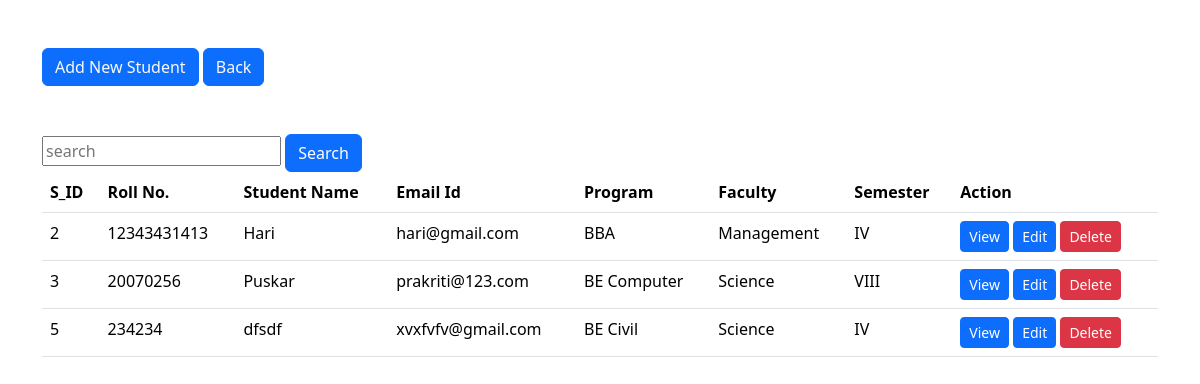
/student.php, run on the app's committed database.
### tables this page shows
CREATE TABLE `student_tbl` (
  `s_id` int(20) NOT NULL,
  `s_name` varchar(50) NOT NULL,
  `roll` bigint(50) NOT NULL,
  `email` varchar(50) NOT NULL,
  `contact` bigint(50) NOT NULL,
  `dob` date NOT NULL,
  `gender` varchar(20) NOT NULL,
  `faculty` int(50) NOT NULL,
  `program` int(11) NOT NULL,
  `semester` int(20) NOT NULL,
  `p_address` varchar(50) NOT NULL,
  `t_address` varchar(50) NOT NULL,
  `f_name` varchar(50) NOT NULL,
  `m_name` varchar(50) NOT NULL,
  `f_contact` varchar(50) NOT NULL,
  `l_name` varchar(50) NOT NULL,
  `l_relation` varchar(50) NOT NULL,
  `l_contact` varchar(20) NOT NULL,
  `sc_name` varchar(100) NOT NULL,
  `board` varchar(50) NOT NULL,
  `p_year` varchar(20) NOT NULL,
  `cgpa` int(20) NOT NULL,
  `m_subject` varchar(50) NOT NULL,
  `flag` int(20) NOT NULL
);

CREATE TABLE `program_tbl` (
  `p_id` int(20) NOT NULL,
  `p_code` varchar(50) NOT NULL,
  `p_title` varchar(100) NOT NULL,
  `flag` int(20) NOT NULL
);

CREATE TABLE `faculty_tbl` (
  `f_id` int(20) NOT NULL,
  `f_code` varchar(50) NOT NULL,
  `f_title` varchar(50) NOT NULL,
  `flag` int(20) NOT NULL
);

CREATE TABLE `sem_tbl` (
  `s_id` int(20) NOT NULL,
  `sem` varchar(50) NOT NULL,
  `flag` int(20) NOT NULL
);

### student.php (the view, shortened to what this page needs)
<?php
@include 'db.php';
if(isset($_GET['search'])){
      $search = $_GET['search'];
      $sql = "SELECT * FROM `student_tbl` where s_name like '%".$search."%' OR roll like '%".$search."%' OR email like '%".$search."%'";
}else{
      $sql = "SELECT * FROM `student_tbl`";
}
?>
<!DOCTYPE html>
<html>
<head>
   <link rel="stylesheet" href="https://cdn.jsdelivr.net/npm/bootstrap@5.3.2/dist/css/bootstrap.min.css"/>
</head>
<body>
<div class="container">
      <button class="btn btn-primary my-5">
            <a href="addstudent.php" class="text-light" style="text-decoration: none;">Add New Student</a>
      </button>
      <button class="btn btn-primary my-5">
            <a href="back.php" class="text-light" style="text-decoration: none;">Back</a>
      </button>
      <form action="" method="get">
            <input type="text" class="from-control" name="search" placeholder = "search" required >
            <button type="submit" class= "btn btn-primary">Search</button>
      </form>
<table class="table">
  <thead>
    <tr>
      <th scope="col">S_ID</th>
      <th scope="col">Roll No.</th>
      <th scope="col">Student Name </th>
      <th scope="col">Email Id</th>
      <th scope="col">Program</th>
      <th scope="col">Faculty</th>
      <th scope="col">Semester</th>
      <th scope="col">Action</th>
    </tr>
  </thead>
  <tbody>
  <?php
      $result = mysqli_query($conn, $sql);
      while($row = mysqli_fetch_assoc($result)) {
         ?>
          <tr>
                 <td><?php echo $row['s_id']; ?></td>
                 <td><?php echo $row['roll']; ?></td>
                 <td><?php echo $row['s_name']; ?></td>
                 <td><?php echo $row['email']; ?></td>
                 <td>
                 <?php
                  $facId= $row['program'];
                   $facSql = "SELECT * FROM program_tbl where p_id= '$facId'";
                   $facResult = mysqli_query($conn, $facSql);
                   while($row2 = mysqli_fetch_assoc($facResult)) {
                    echo $row2["p_title"];
                   }
                  ?>
                 </td>
                 <td> <?php
                  $facId= $row['faculty'];
                   $facSql = "SELECT * FROM faculty_tbl where f_id= '$facId'";
                   $facResult = mysqli_query($conn, $facSql);
                   while($row2 = mysqli_fetch_assoc($facResult)) {
                    echo $row2["f_title"];
                   }
                  ?> </td>
                 <td>
                 <?php
                  $facId= $row['semester'];
                   $facSql = "SELECT * FROM sem_tbl where s_id= '$facId'";
                   $facResult = mysqli_query($conn, $facSql);
                   while($row2 = mysqli_fetch_assoc($facResult)) {
                    echo $row2["sem"];
                   }
                  ?>
                 </td>
                 <td>
                       <a class='btn btn-primary btn-sm' href='view.php?id=<?php echo $row['s_id']; ?>'>View</a>
                       <a class='btn btn-primary btn-sm' href='edit.php?id=<?php echo $row['s_id']; ?>'>Edit</a>
                       <a class='btn btn-danger btn-sm' href='delete.php?id=<?php echo $row['s_id']; ?>'>Delete</a>
                 </td>
        </tr>
        <?php
      }
   ?>
  </tbody>
</table>
</div>
</body>
</html>

### data on the page
student_tbl: s_id "2", roll "12343431413", s_name "Hari", email "hari@gmail.com"
program_tbl: p_title "BBA"
faculty_tbl: f_title "Management"
sem_tbl: sem "IV"
student_tbl: s_id "3", roll "20070256", s_name "Puskar", email "prakriti@123.com"
program_tbl: p_title "BE Computer"
faculty_tbl: f_title "Science"
sem_tbl: sem "VIII"
student_tbl: s_id "5", roll "234234", s_name "dfsdf", email "xvxfvfv@gmail.com"
program_tbl: p_title "BE Civil"
